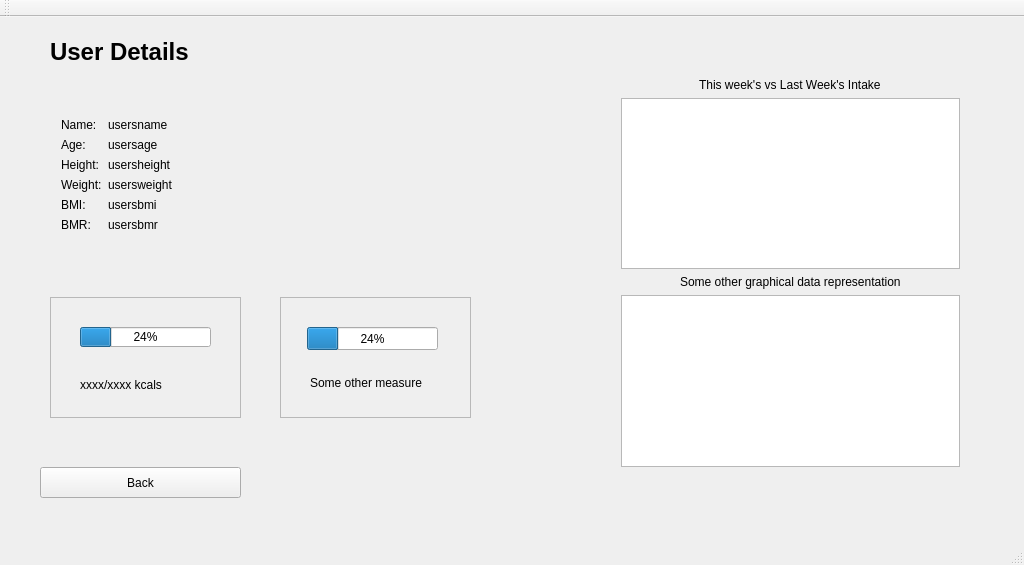
<?xml version="1.0" encoding="UTF-8"?>
<ui version="4.0">
 <class>userDetails</class>
 <widget class="QMainWindow" name="userDetails">
  <property name="geometry">
   <rect>
    <x>0</x>
    <y>0</y>
    <width>1024</width>
    <height>565</height>
   </rect>
  </property>
  <property name="windowTitle">
   <string>smartScaleGUI</string>
  </property>
  <widget class="QWidget" name="centralWidget">
   <widget class="QPushButton" name="btnBack">
    <property name="geometry">
     <rect>
      <x>40</x>
      <y>450</y>
      <width>201</width>
      <height>31</height>
     </rect>
    </property>
    <property name="text">
     <string>Back</string>
    </property>
   </widget>
   <widget class="QWidget" name="formLayoutWidget">
    <property name="geometry">
     <rect>
      <x>50</x>
      <y>90</y>
      <width>421</width>
      <height>151</height>
     </rect>
    </property>
    <layout class="QFormLayout" name="userDetailsBasic">
     <item row="0" column="0">
      <widget class="QLabel" name="lblName">
       <property name="text">
        <string>Name:</string>
       </property>
      </widget>
     </item>
     <item row="1" column="0">
      <widget class="QLabel" name="lblAge">
       <property name="text">
        <string>Age:</string>
       </property>
      </widget>
     </item>
     <item row="2" column="0">
      <widget class="QLabel" name="label">
       <property name="text">
        <string>Height:</string>
       </property>
      </widget>
     </item>
     <item row="2" column="1">
      <widget class="QLabel" name="lblUserHeight">
       <property name="text">
        <string>usersheight</string>
       </property>
      </widget>
     </item>
     <item row="3" column="0">
      <widget class="QLabel" name="lblWeight">
       <property name="text">
        <string>Weight:</string>
       </property>
      </widget>
     </item>
     <item row="3" column="1">
      <widget class="QLabel" name="lblUserWeight">
       <property name="text">
        <string>usersweight</string>
       </property>
      </widget>
     </item>
     <item row="4" column="0">
      <widget class="QLabel" name="lblBMI">
       <property name="text">
        <string>BMI:</string>
       </property>
      </widget>
     </item>
     <item row="4" column="1">
      <widget class="QLabel" name="lblUserBMI">
       <property name="text">
        <string>usersbmi</string>
       </property>
      </widget>
     </item>
     <item row="5" column="0">
      <widget class="QLabel" name="lblBMR">
       <property name="text">
        <string>BMR:</string>
       </property>
      </widget>
     </item>
     <item row="5" column="1">
      <widget class="QLabel" name="lbluserBMR">
       <property name="text">
        <string>usersbmr</string>
       </property>
      </widget>
     </item>
     <item row="1" column="1">
      <widget class="QLabel" name="lblUserAge">
       <property name="text">
        <string>usersage</string>
       </property>
      </widget>
     </item>
     <item row="0" column="1">
      <widget class="QLabel" name="lblUserName">
       <property name="text">
        <string>usersname</string>
       </property>
      </widget>
     </item>
    </layout>
   </widget>
   <widget class="QLabel" name="lblUserDetails">
    <property name="geometry">
     <rect>
      <x>50</x>
      <y>20</y>
      <width>201</width>
      <height>31</height>
     </rect>
    </property>
    <property name="text">
     <string>&lt;html&gt;&lt;head/&gt;&lt;body&gt;&lt;p&gt;&lt;span style=&quot; font-size:18pt; font-weight:600;&quot;&gt;User Details&lt;/span&gt;&lt;/p&gt;&lt;/body&gt;&lt;/html&gt;</string>
    </property>
   </widget>
   <widget class="QWidget" name="gridLayoutWidget">
    <property name="geometry">
     <rect>
      <x>610</x>
      <y>50</y>
      <width>361</width>
      <height>411</height>
     </rect>
    </property>
    <layout class="QGridLayout" name="grdGraphs">
     <item row="3" column="0">
      <widget class="QGraphicsView" name="graphicsView_2"/>
     </item>
     <item row="1" column="0">
      <widget class="QGraphicsView" name="graphicsView"/>
     </item>
     <item row="0" column="0" alignment="Qt::AlignHCenter">
      <widget class="QLabel" name="label_4">
       <property name="text">
        <string>This week's vs Last Week's Intake</string>
       </property>
      </widget>
     </item>
     <item row="2" column="0" alignment="Qt::AlignHCenter">
      <widget class="QLabel" name="label_5">
       <property name="text">
        <string>Some other graphical data representation</string>
       </property>
      </widget>
     </item>
    </layout>
   </widget>
   <widget class="QFrame" name="frame">
    <property name="geometry">
     <rect>
      <x>280</x>
      <y>280</y>
      <width>191</width>
      <height>121</height>
     </rect>
    </property>
    <property name="frameShape">
     <enum>QFrame::StyledPanel</enum>
    </property>
    <property name="frameShadow">
     <enum>QFrame::Raised</enum>
    </property>
    <widget class="QProgressBar" name="progressBar">
     <property name="geometry">
      <rect>
       <x>27</x>
       <y>30</y>
       <width>131</width>
       <height>23</height>
      </rect>
     </property>
     <property name="value">
      <number>24</number>
     </property>
    </widget>
    <widget class="QLabel" name="label_3">
     <property name="geometry">
      <rect>
       <x>30</x>
       <y>70</y>
       <width>121</width>
       <height>31</height>
      </rect>
     </property>
     <property name="text">
      <string>Some other measure</string>
     </property>
    </widget>
   </widget>
   <widget class="QFrame" name="dailyCals">
    <property name="geometry">
     <rect>
      <x>50</x>
      <y>280</y>
      <width>191</width>
      <height>121</height>
     </rect>
    </property>
    <property name="frameShape">
     <enum>QFrame::StyledPanel</enum>
    </property>
    <property name="frameShadow">
     <enum>QFrame::Raised</enum>
    </property>
    <widget class="QProgressBar" name="pgrsDailyIntake">
     <property name="geometry">
      <rect>
       <x>30</x>
       <y>30</y>
       <width>131</width>
       <height>20</height>
      </rect>
     </property>
     <property name="value">
      <number>24</number>
     </property>
    </widget>
    <widget class="QLabel" name="label_2">
     <property name="geometry">
      <rect>
       <x>30</x>
       <y>80</y>
       <width>131</width>
       <height>16</height>
      </rect>
     </property>
     <property name="text">
      <string>xxxx/xxxx kcals</string>
     </property>
    </widget>
   </widget>
   <zorder>btnBack</zorder>
   <zorder>lblUserName</zorder>
   <zorder>formLayoutWidget</zorder>
   <zorder>lblUserDetails</zorder>
   <zorder>lblUserName</zorder>
   <zorder>gridLayoutWidget</zorder>
   <zorder>frame</zorder>
   <zorder>dailyCals</zorder>
  </widget>
  <widget class="QMenuBar" name="menuBar">
   <property name="geometry">
    <rect>
     <x>0</x>
     <y>0</y>
     <width>1024</width>
     <height>22</height>
    </rect>
   </property>
  </widget>
  <widget class="QToolBar" name="mainToolBar">
   <attribute name="toolBarArea">
    <enum>TopToolBarArea</enum>
   </attribute>
   <attribute name="toolBarBreak">
    <bool>false</bool>
   </attribute>
  </widget>
  <widget class="QStatusBar" name="statusBar"/>
 </widget>
 <layoutdefault spacing="6" margin="11"/>
 <resources/>
 <connections/>
</ui>
